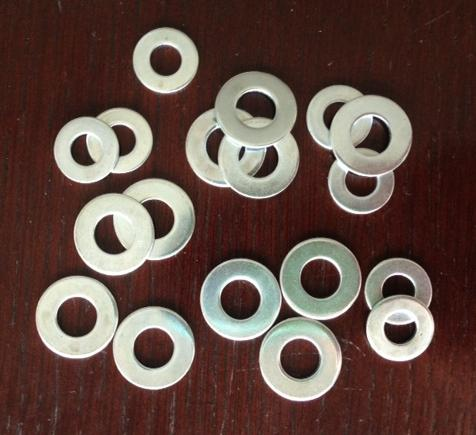
%> input picture demo_files/I2_09_0_washers7s.JPG, 476 x 435 px
$ octave I2_09_0_myWashers7s_long.m   (GNU Octave 9; MATLAB toolbox functions it lacks are replaced by stand-ins)
%> lines starting %> are read from the running program, lines starting %| are printed output that depends on the picture; in (x1, y1, x2, y2) boxes, pixels count from 0 and x2, y2 are one past the last pixel; in counts of white or black regions, pixels touching at a corner belong together; the program's own positions count from 1
clc;close all;imtool close all;clear;

%% 画像の読込み・表示
I = imread('I2_09_0_washers7s.JPG');
%> I is the input picture: size 435x476x3 uint8; mean R, G, B 99.1, 77.3, 69.3
imtool(I);

%% 円の検出（c:中心点、r:半径）、描画・表示
[c, r] = imfindcircles(I, [30 45], 'Sensitivity', 0.9);       %デフォルトでは、背景よりも明るいものを探す。半径25~55ピクセル
%> c = 18 rows, first 12: [166 61; 77.41 318.1; 241.2 300.1; 321 279.5; 154.5 348.8; 119.9 141.5; 114.6 235.2; 87.12 150.6; 301 360; 400.4 328.7; 155 220; 399 292]; r = 18 values, max 41.71 at index 9, min 32.88 at index 1, mean 37.94

I1 = insertShape(I, 'Circle', [c, r], 'Color','red', 'LineWidth',3);
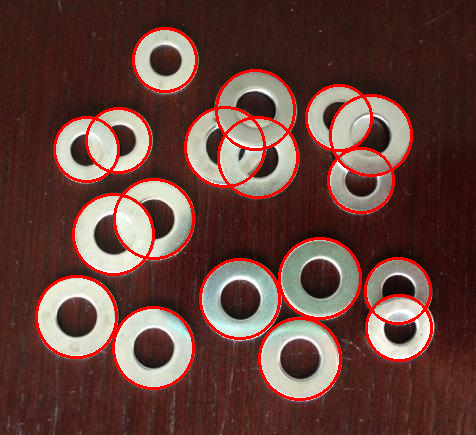
%> I1: size 435x476x3 uint8; 5.76% of pixels changed, all inside (x1, y1, x2, y2) = (35, 27, 433, 401)
I2 = insertText(I1, [20, 400], ['Count: ' num2str(size(c,1))], 'TextColor','white', 'FontSize',24);
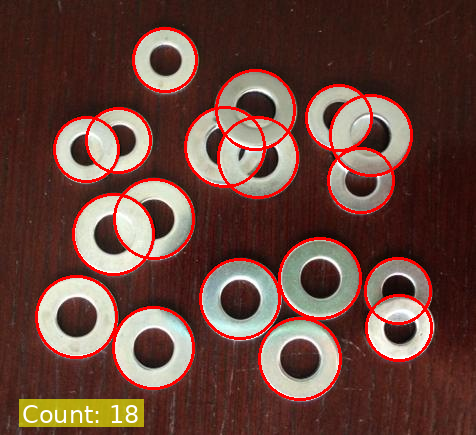
%> I2: size 435x476x3 uint8; 1.69% of pixels changed, all inside (x1, y1, x2, y2) = (19, 399, 144, 427)
figure;imshow(I2);

%% 半径のヒストグラム表示
figure;histogram(r, [1:44]);
%> after `histogram(r, [1:44])`:
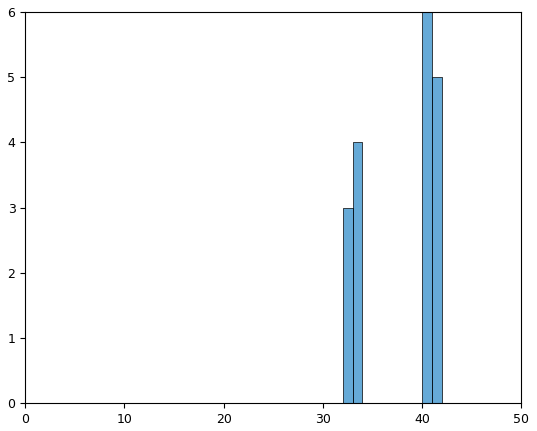
%> figure redrawn from the program's plot data; tallest bar 6 high, from x = 40 to 41

%% 大小の大きさを識別し、結果の表示
ind_l = r > 37
%> ind_l = 18 logical values, 11 true
I3 = insertShape(I, 'Circle', [c(ind_l,:), r(ind_l)], 'Color','blue', 'LineWidth',3);
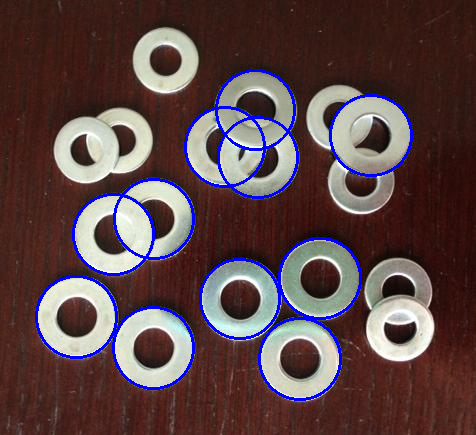
%> I3: size 435x476x3 uint8; 3.82% of pixels changed, all inside (x1, y1, x2, y2) = (35, 69, 413, 401)
I4 = insertShape(I3, 'Circle', [c(~ind_l,:), r(~ind_l)], 'Color','green', 'LineWidth',3);
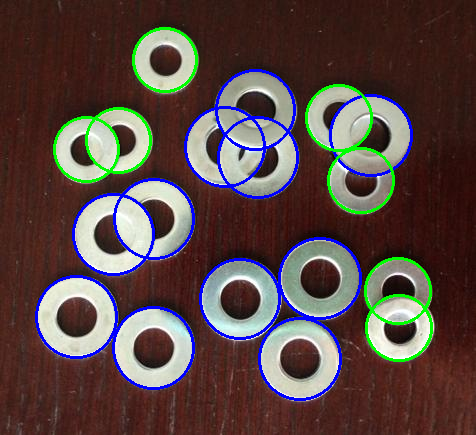
%> I4: size 435x476x3 uint8; 1.95% of pixels changed, all inside (x1, y1, x2, y2) = (53, 27, 433, 362)

I5 = insertText(I4, [20, 1], ['Count: Large=' num2str(nnz(ind_l)) ', Small=' num2str(nnz(~ind_l))], 'TextColor','white', 'FontSize',24);
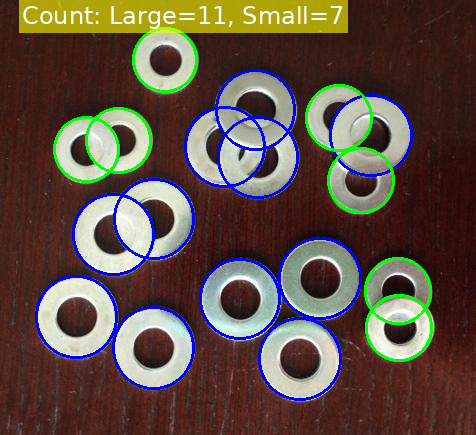
%> I5: size 435x476x3 uint8; 5.24% of pixels changed, all inside (x1, y1, x2, y2) = (19, 0, 348, 33)
figure;imshow(I5);

%% 終了


% Copyright 2014 The MathWorks, Inc.
%     内部で、rgb2grayでグレースケールに変換

$ run again, with demo_files/I2_01_3_gear7g.jpg copied over demo_files/I2_09_0_washers7s.JPG
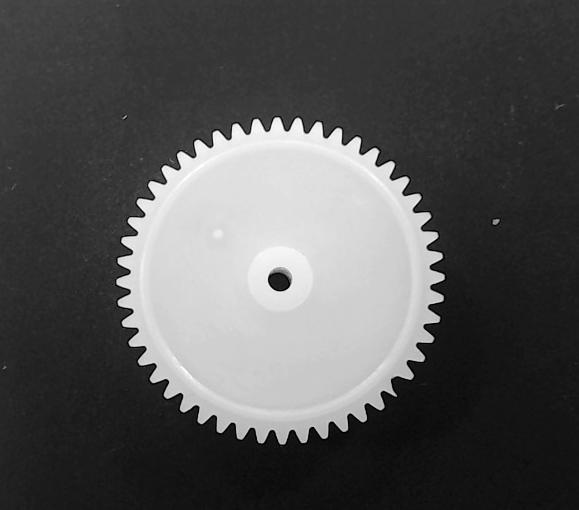
%> input picture demo_files/I2_01_3_gear7g.jpg, 579 x 510 px
%> I is the input picture: size 510x579 uint8; min 0, max 255, mean 84.5
%> c = [290 255.5]; r = 30
%> `I2 = insertText(I1, [20, 400], ['Count: ' num2str(size(c,1))], 'TextCo..`:
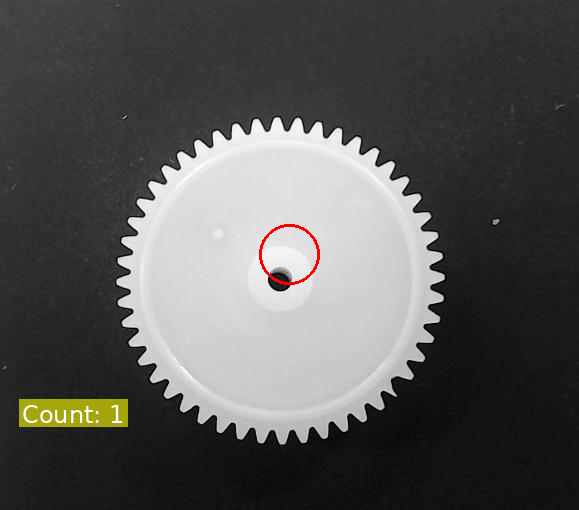
%> I2: size 510x579x3 uint8; mean R, G, B 86.1, 85.7, 84.3
%> ind_l = false
%> I4: size 510x579x3 uint8; mean R, G, B 84.1, 84.6, 84.1
%> `I5 = insertText(I4, [20, 1], ['Count: Large=' num2str(nnz(ind_l)) ', S..`:
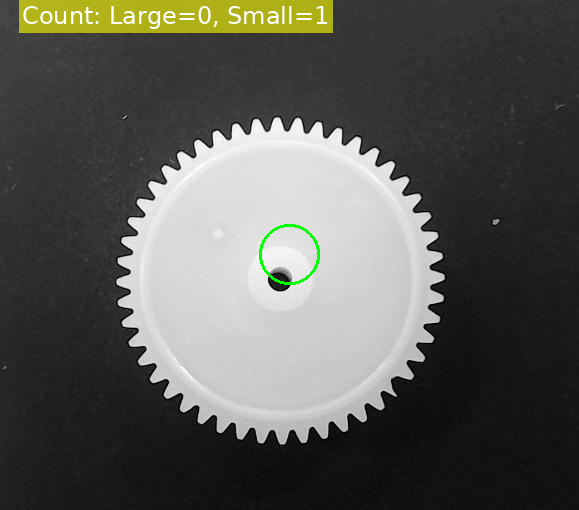
%> I5: size 510x579x3 uint8; mean R, G, B 88.6, 89.1, 84

$ run again, with demo_files/I2_05_1_ExpTrf.jpg copied over demo_files/I2_09_0_washers7s.JPG
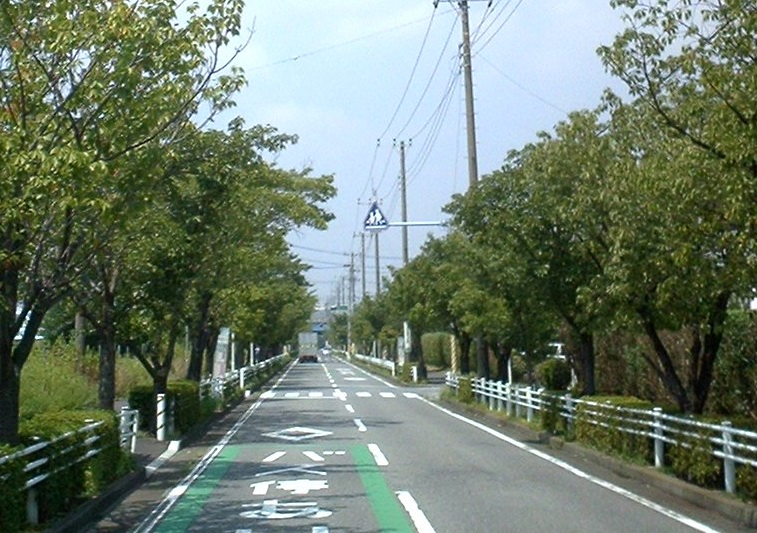
%> input picture demo_files/I2_05_1_ExpTrf.jpg, 757 x 533 px
%> I is the input picture: size 533x757x3 uint8; mean R, G, B 110.7, 124.7, 109.4
%> c = [379 267]; r = 40.98
%> I1: size 533x757x3 uint8; 0.18% of pixels changed, all inside (x1, y1, x2, y2) = (337, 225, 419, 307)
%> `I2 = insertText(I1, [20, 400], ['Count: ' num2str(size(c,1))], 'TextCo..`:
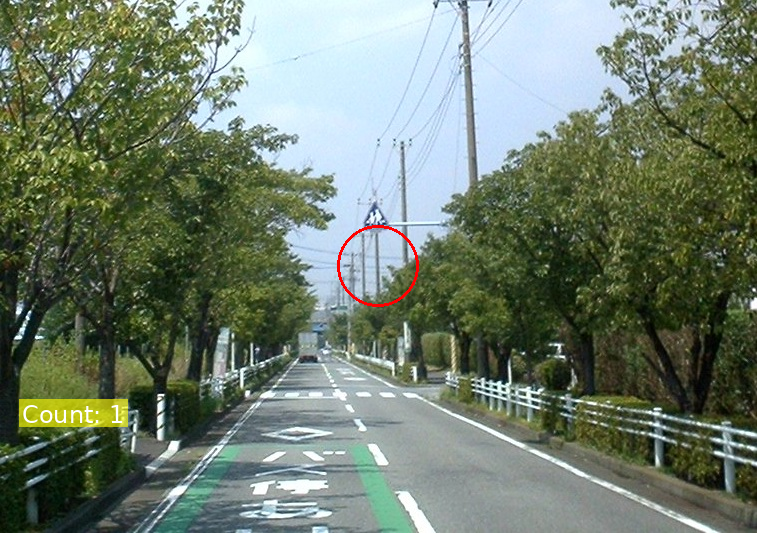
%> I2: size 533x757x3 uint8; mean R, G, B 111.7, 125.1, 109.2
%> ind_l = true
%> `I5 = insertText(I4, [20, 1], ['Count: Large=' num2str(nnz(ind_l)) ', S..`:
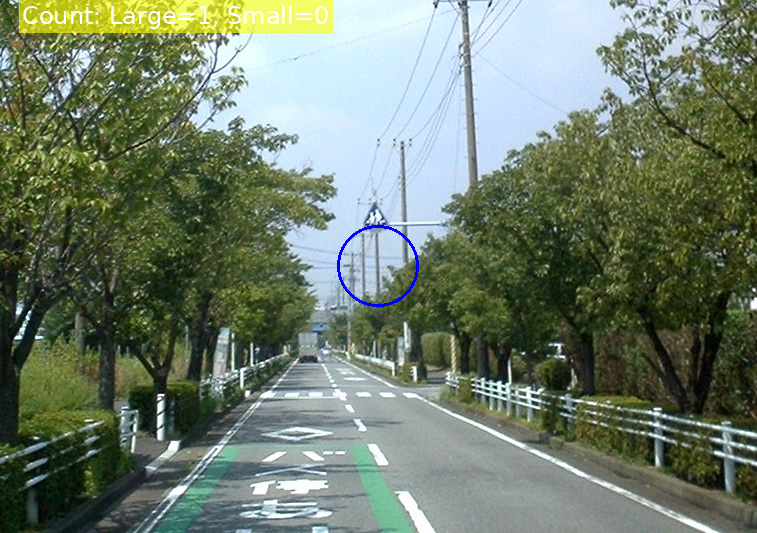
%> I5: size 533x757x3 uint8; mean R, G, B 112, 125.7, 107.8
